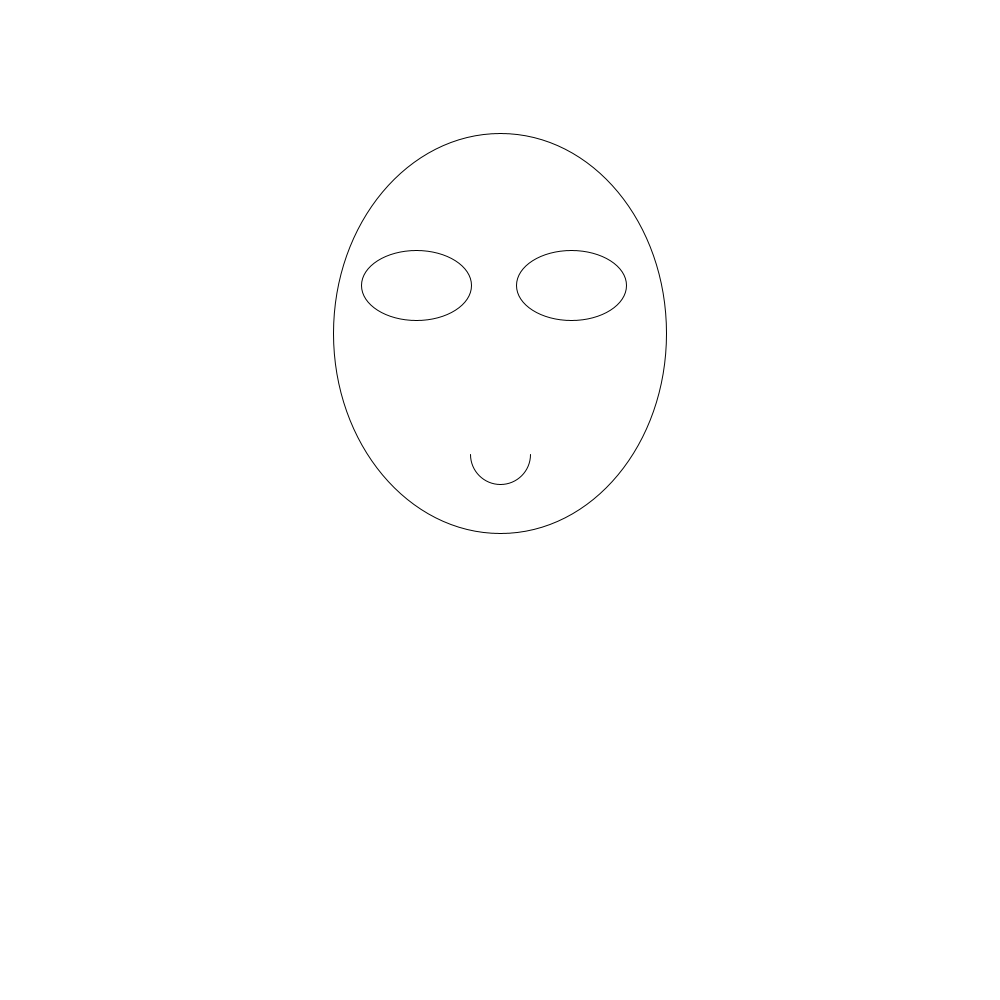
Frame 1 (no input)
Frame 60 (the mouse pressed at the canvas centre just before this capture): identical to frame 1, image omitted
Frame 120 (the mouse held since frame 60 and released just before this capture): identical to frame 1, image omitted

The Processing sketch that drew this single still picture (run headless with seeded random() and noise(); from frame 60 on, the mouse is pressed at the canvas centre):

// Processing sketch: CodeSelfPortrait
// ── CodeSelfPortrait.pde
/*
  CodeSelfPortrait
  by Ashley Woon
  
  Creates self portrait of author using various shapes, lines, and colors.
*/

void setup() {
  size(1000,1000);
}

void draw() {
  background(255);
  //face
  ellipse(width/2, height/3, width/3, height/2.5);
  //left eye
  ellipse(width/2.4, height/3.5, 110, 70);
  //right eye
  ellipse(width/1.75, height/3.5, 110, 70);
  
  //mouth
  arc(width/2, height/2.2, 60, 60, 0, PI);
  
}
